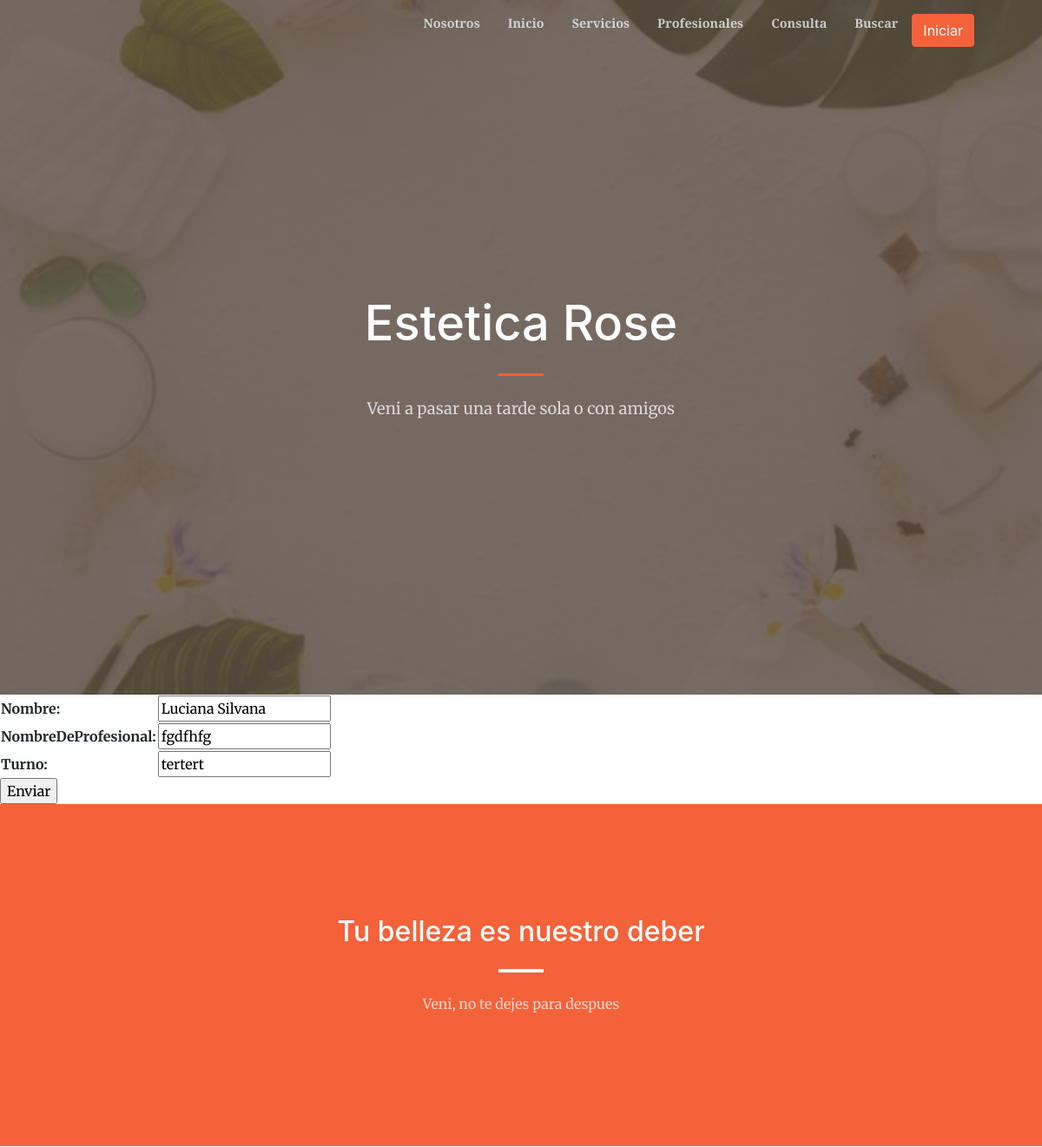
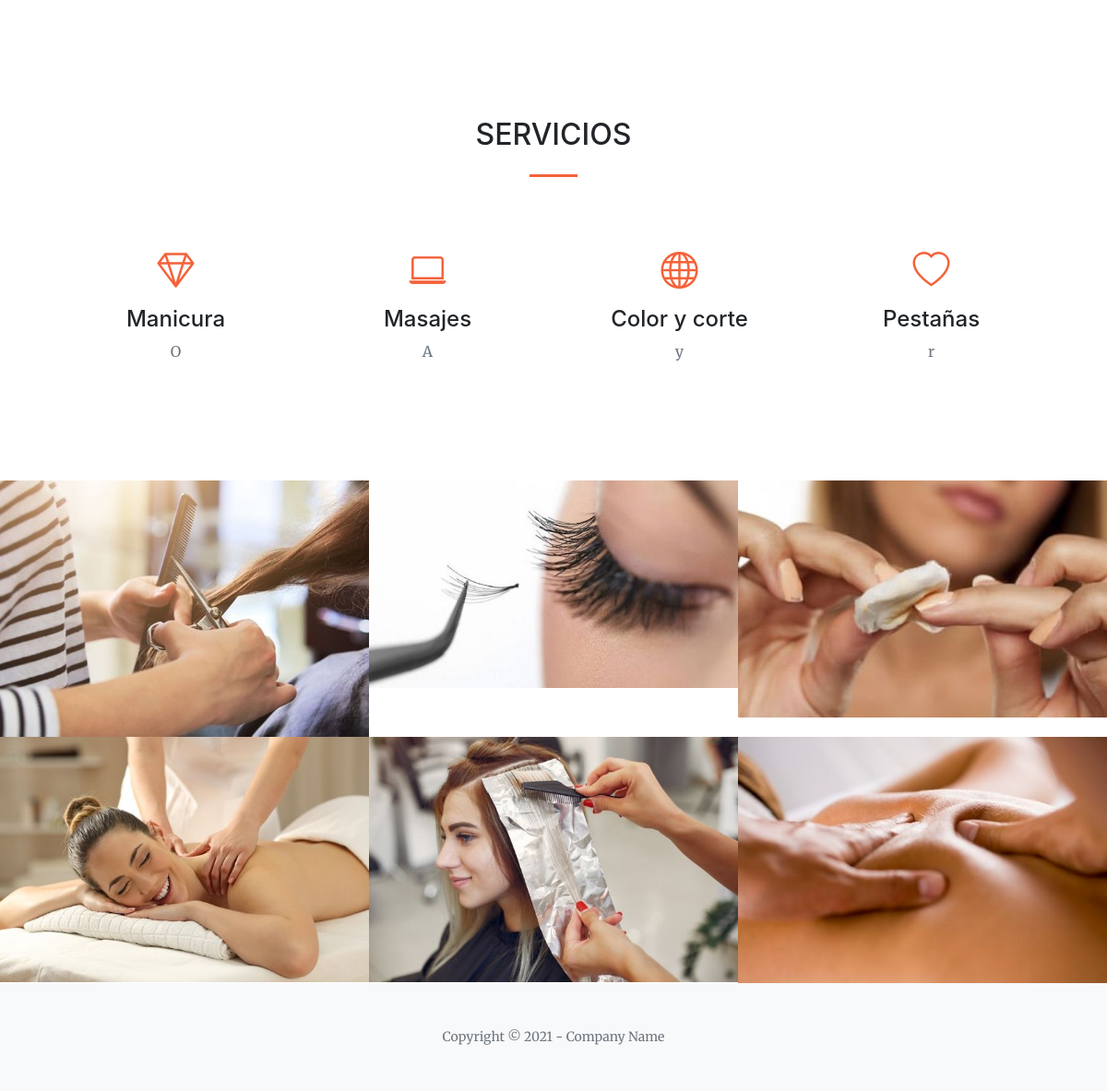
/inicio/profesionales/update/2, run on the app's committed database (2 pictures, top to bottom).
### AppCoder/models.py (models this page shows, shortened)
class Profesionales(Model):
    nombre = CharField(max_length=40)
    nombreDeProfesional = CharField(max_length=40)
    turno = CharField(max_length=40)  #turno tarde o turno mañana

### AppCoder/views.py (the view)
# urls.py: path('profesionales/update/<pk>', ProfesionalesUpdateView.as_view(), name='profesionales_update'),
class  ProfesionalesUpdateView(UpdateView):
     model=  Profesionales
     success_url= reverse_lazy('profesionales')
     fields =['nombre', 'nombreDeProfesional', 'turno' ]
     template_name = 'AppCoder/profesionales_form.html'

### templates/AppCoder/profesionales_form.html (shortened to what this page needs)
{% extends 'AppCoder/padre.html' %}
{% block contenidoQueCambia %}
    <form action="" method="POST">
    <table>
        {{ form.as_table }}
    </table>
    <input type="submit" value="Enviar">
    </form>
{% endblock %}

### data on the page
Profesionales: nombre "Luciana Silvana", nombreDeProfesional "fgdfhfg", turno "tertert"
